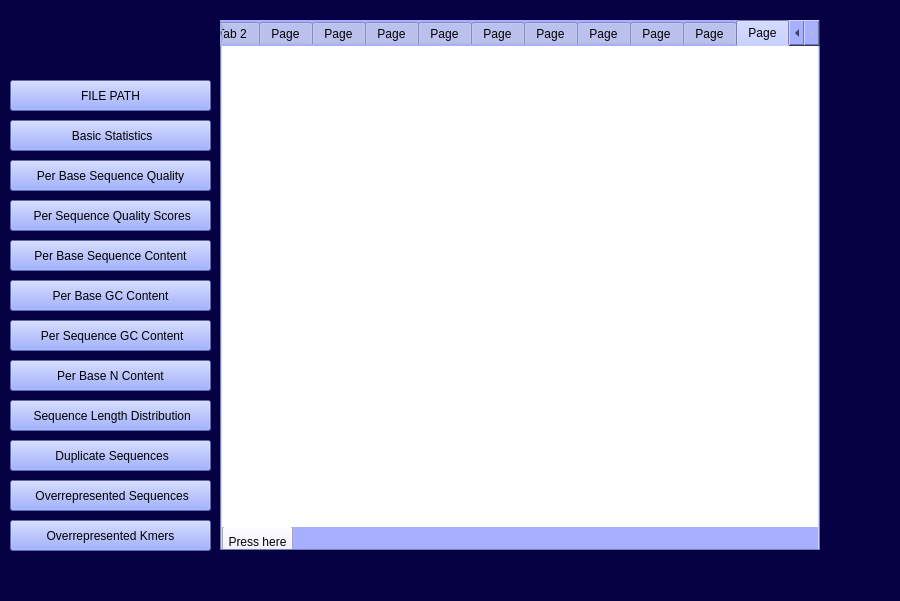
<?xml version="1.0" encoding="UTF-8"?>
<ui version="4.0">
 <class>MainWindow</class>
 <widget class="QMainWindow" name="MainWindow">
  <property name="geometry">
   <rect>
    <x>0</x>
    <y>0</y>
    <width>900</width>
    <height>601</height>
   </rect>
  </property>
  <property name="minimumSize">
   <size>
    <width>900</width>
    <height>601</height>
   </size>
  </property>
  <property name="maximumSize">
   <size>
    <width>900</width>
    <height>601</height>
   </size>
  </property>
  <property name="windowTitle">
   <string>FASTQC2</string>
  </property>
  <property name="styleSheet">
   <string notr="true">background-color: rgb(6, 1, 66);</string>
  </property>
  <widget class="QWidget" name="centralwidget">
   <widget class="QTabWidget" name="tabWidget">
    <property name="geometry">
     <rect>
      <x>220</x>
      <y>20</y>
      <width>600</width>
      <height>531</height>
     </rect>
    </property>
    <property name="minimumSize">
     <size>
      <width>600</width>
      <height>531</height>
     </size>
    </property>
    <property name="maximumSize">
     <size>
      <width>600</width>
      <height>531</height>
     </size>
    </property>
    <property name="styleSheet">
     <string notr="true">background-color: rgb(167, 176, 255);</string>
    </property>
    <property name="currentIndex">
     <number>11</number>
    </property>
    <widget class="QWidget" name="tab">
     <attribute name="title">
      <string>Tab 1</string>
     </attribute>
     <widget class="QLineEdit" name="lineEdit">
      <property name="geometry">
       <rect>
        <x>140</x>
        <y>230</y>
        <width>661</width>
        <height>31</height>
       </rect>
      </property>
      <property name="styleSheet">
       <string notr="true">background-color: rgb(222, 228, 255);</string>
      </property>
     </widget>
     <widget class="QLabel" name="label">
      <property name="geometry">
       <rect>
        <x>20</x>
        <y>50</y>
        <width>101</width>
        <height>31</height>
       </rect>
      </property>
      <property name="text">
       <string/>
      </property>
     </widget>
     <widget class="QPushButton" name="pushButton_13">
      <property name="geometry">
       <rect>
        <x>40</x>
        <y>230</y>
        <width>81</width>
        <height>31</height>
       </rect>
      </property>
      <property name="styleSheet">
       <string notr="true">background-color: rgb(234, 231, 255);
</string>
      </property>
      <property name="text">
       <string>Enter file path</string>
      </property>
     </widget>
    </widget>
    <widget class="QWidget" name="tab_2">
     <attribute name="title">
      <string>Tab 2</string>
     </attribute>
     <widget class="QLineEdit" name="lineEdit_2">
      <property name="geometry">
       <rect>
        <x>120</x>
        <y>60</y>
        <width>691</width>
        <height>20</height>
       </rect>
      </property>
      <property name="styleSheet">
       <string notr="true">background-color: rgb(222, 228, 255);</string>
      </property>
      <property name="readOnly">
       <bool>true</bool>
      </property>
     </widget>
     <widget class="QLineEdit" name="lineEdit_3">
      <property name="geometry">
       <rect>
        <x>120</x>
        <y>180</y>
        <width>691</width>
        <height>20</height>
       </rect>
      </property>
      <property name="styleSheet">
       <string notr="true">background-color: rgb(222, 228, 255);</string>
      </property>
      <property name="readOnly">
       <bool>true</bool>
      </property>
     </widget>
     <widget class="QLineEdit" name="lineEdit_4">
      <property name="geometry">
       <rect>
        <x>120</x>
        <y>150</y>
        <width>691</width>
        <height>20</height>
       </rect>
      </property>
      <property name="styleSheet">
       <string notr="true">background-color: rgb(222, 228, 255);</string>
      </property>
      <property name="readOnly">
       <bool>true</bool>
      </property>
     </widget>
     <widget class="QLineEdit" name="lineEdit_5">
      <property name="geometry">
       <rect>
        <x>120</x>
        <y>120</y>
        <width>691</width>
        <height>20</height>
       </rect>
      </property>
      <property name="styleSheet">
       <string notr="true">background-color: rgb(222, 228, 255);</string>
      </property>
      <property name="readOnly">
       <bool>true</bool>
      </property>
     </widget>
     <widget class="QLineEdit" name="lineEdit_6">
      <property name="geometry">
       <rect>
        <x>120</x>
        <y>90</y>
        <width>691</width>
        <height>20</height>
       </rect>
      </property>
      <property name="styleSheet">
       <string notr="true">background-color: rgb(222, 228, 255);</string>
      </property>
      <property name="readOnly">
       <bool>true</bool>
      </property>
     </widget>
     <widget class="QLineEdit" name="lineEdit_7">
      <property name="geometry">
       <rect>
        <x>120</x>
        <y>270</y>
        <width>691</width>
        <height>20</height>
       </rect>
      </property>
      <property name="styleSheet">
       <string notr="true">background-color: rgb(222, 228, 255);</string>
      </property>
      <property name="readOnly">
       <bool>true</bool>
      </property>
     </widget>
     <widget class="QLineEdit" name="lineEdit_8">
      <property name="geometry">
       <rect>
        <x>120</x>
        <y>210</y>
        <width>691</width>
        <height>20</height>
       </rect>
      </property>
      <property name="styleSheet">
       <string notr="true">background-color: rgb(222, 228, 255);</string>
      </property>
      <property name="readOnly">
       <bool>true</bool>
      </property>
     </widget>
     <widget class="QLineEdit" name="lineEdit_10">
      <property name="geometry">
       <rect>
        <x>120</x>
        <y>240</y>
        <width>691</width>
        <height>20</height>
       </rect>
      </property>
      <property name="styleSheet">
       <string notr="true">background-color: rgb(222, 228, 255);</string>
      </property>
      <property name="readOnly">
       <bool>true</bool>
      </property>
     </widget>
     <widget class="QLineEdit" name="lineEdit_11">
      <property name="geometry">
       <rect>
        <x>120</x>
        <y>300</y>
        <width>691</width>
        <height>20</height>
       </rect>
      </property>
      <property name="styleSheet">
       <string notr="true">background-color: rgb(222, 228, 255);</string>
      </property>
      <property name="readOnly">
       <bool>true</bool>
      </property>
     </widget>
     <widget class="QLineEdit" name="lineEdit_13">
      <property name="geometry">
       <rect>
        <x>120</x>
        <y>330</y>
        <width>691</width>
        <height>20</height>
       </rect>
      </property>
      <property name="styleSheet">
       <string notr="true">background-color: rgb(222, 228, 255);</string>
      </property>
      <property name="readOnly">
       <bool>true</bool>
      </property>
     </widget>
     <widget class="QLineEdit" name="lineEdit_15">
      <property name="geometry">
       <rect>
        <x>120</x>
        <y>360</y>
        <width>691</width>
        <height>20</height>
       </rect>
      </property>
      <property name="styleSheet">
       <string notr="true">background-color: rgb(222, 228, 255);</string>
      </property>
      <property name="readOnly">
       <bool>true</bool>
      </property>
     </widget>
     <widget class="QLabel" name="label_32">
      <property name="geometry">
       <rect>
        <x>20</x>
        <y>570</y>
        <width>81</width>
        <height>16</height>
       </rect>
      </property>
      <property name="text">
       <string>TextLabel</string>
      </property>
     </widget>
     <widget class="QLabel" name="label_36">
      <property name="geometry">
       <rect>
        <x>20</x>
        <y>540</y>
        <width>81</width>
        <height>16</height>
       </rect>
      </property>
      <property name="text">
       <string>TextLabel</string>
      </property>
     </widget>
     <widget class="QPushButton" name="pushButton_14">
      <property name="geometry">
       <rect>
        <x>10</x>
        <y>60</y>
        <width>101</width>
        <height>23</height>
       </rect>
      </property>
      <property name="styleSheet">
       <string notr="true">background-color: rgb(234, 231, 255);</string>
      </property>
      <property name="text">
       <string>File Name</string>
      </property>
     </widget>
     <widget class="QPushButton" name="pushButton_16">
      <property name="geometry">
       <rect>
        <x>10</x>
        <y>90</y>
        <width>101</width>
        <height>23</height>
       </rect>
      </property>
      <property name="styleSheet">
       <string notr="true">background-color: rgb(234, 231, 255);</string>
      </property>
      <property name="text">
       <string>File Type</string>
      </property>
     </widget>
     <widget class="QPushButton" name="pushButton_17">
      <property name="geometry">
       <rect>
        <x>10</x>
        <y>120</y>
        <width>101</width>
        <height>23</height>
       </rect>
      </property>
      <property name="styleSheet">
       <string notr="true">background-color: rgb(234, 231, 255);</string>
      </property>
      <property name="text">
       <string>Encoding</string>
      </property>
     </widget>
     <widget class="QPushButton" name="pushButton_18">
      <property name="geometry">
       <rect>
        <x>10</x>
        <y>150</y>
        <width>101</width>
        <height>23</height>
       </rect>
      </property>
      <property name="styleSheet">
       <string notr="true">background-color: rgb(234, 231, 255);</string>
      </property>
      <property name="text">
       <string>Total Sequences</string>
      </property>
     </widget>
     <widget class="QPushButton" name="pushButton_19">
      <property name="geometry">
       <rect>
        <x>10</x>
        <y>180</y>
        <width>101</width>
        <height>23</height>
       </rect>
      </property>
      <property name="styleSheet">
       <string notr="true">background-color: rgb(234, 231, 255);</string>
      </property>
      <property name="text">
       <string>Maximum Read</string>
      </property>
     </widget>
     <widget class="QPushButton" name="pushButton_20">
      <property name="geometry">
       <rect>
        <x>10</x>
        <y>210</y>
        <width>101</width>
        <height>23</height>
       </rect>
      </property>
      <property name="styleSheet">
       <string notr="true">background-color: rgb(234, 231, 255);</string>
      </property>
      <property name="text">
       <string>Max Read Length</string>
      </property>
     </widget>
     <widget class="QPushButton" name="pushButton_21">
      <property name="geometry">
       <rect>
        <x>10</x>
        <y>240</y>
        <width>101</width>
        <height>23</height>
       </rect>
      </property>
      <property name="styleSheet">
       <string notr="true">background-color: rgb(234, 231, 255);</string>
      </property>
      <property name="text">
       <string>Minimum Read</string>
      </property>
     </widget>
     <widget class="QPushButton" name="pushButton_22">
      <property name="geometry">
       <rect>
        <x>10</x>
        <y>270</y>
        <width>101</width>
        <height>23</height>
       </rect>
      </property>
      <property name="styleSheet">
       <string notr="true">background-color: rgb(234, 231, 255);</string>
      </property>
      <property name="text">
       <string>Min Read Length</string>
      </property>
     </widget>
     <widget class="QPushButton" name="pushButton_23">
      <property name="geometry">
       <rect>
        <x>10</x>
        <y>300</y>
        <width>101</width>
        <height>23</height>
       </rect>
      </property>
      <property name="styleSheet">
       <string notr="true">background-color: rgb(234, 231, 255);</string>
      </property>
      <property name="text">
       <string>Total Length</string>
      </property>
     </widget>
     <widget class="QPushButton" name="pushButton_25">
      <property name="geometry">
       <rect>
        <x>10</x>
        <y>330</y>
        <width>101</width>
        <height>23</height>
       </rect>
      </property>
      <property name="styleSheet">
       <string notr="true">background-color: rgb(234, 231, 255);</string>
      </property>
      <property name="text">
       <string>GC% Content</string>
      </property>
     </widget>
     <widget class="QPushButton" name="pushButton_26">
      <property name="geometry">
       <rect>
        <x>10</x>
        <y>360</y>
        <width>101</width>
        <height>23</height>
       </rect>
      </property>
      <property name="styleSheet">
       <string notr="true">background-color: rgb(234, 231, 255);</string>
      </property>
      <property name="text">
       <string>Squences% NO N</string>
      </property>
     </widget>
    </widget>
    <widget class="QWidget" name="tab_3">
     <attribute name="title">
      <string>Page</string>
     </attribute>
     <widget class="QPushButton" name="pushButton_15">
      <property name="geometry">
       <rect>
        <x>0</x>
        <y>480</y>
        <width>71</width>
        <height>31</height>
       </rect>
      </property>
      <property name="styleSheet">
       <string notr="true">background-color: rgb(234, 231, 255);</string>
      </property>
      <property name="text">
       <string>Press here</string>
      </property>
     </widget>
     <widget class="QLabel" name="label_2">
      <property name="geometry">
       <rect>
        <x>0</x>
        <y>0</y>
        <width>611</width>
        <height>481</height>
       </rect>
      </property>
      <property name="styleSheet">
       <string notr="true">background-color: rgb(255, 255, 255);</string>
      </property>
      <property name="text">
       <string/>
      </property>
     </widget>
    </widget>
    <widget class="QWidget" name="tab_4">
     <attribute name="title">
      <string>Page</string>
     </attribute>
     <widget class="QPushButton" name="pushButton_27">
      <property name="geometry">
       <rect>
        <x>0</x>
        <y>480</y>
        <width>71</width>
        <height>31</height>
       </rect>
      </property>
      <property name="styleSheet">
       <string notr="true">background-color: rgb(234, 231, 255);</string>
      </property>
      <property name="text">
       <string>Press here</string>
      </property>
     </widget>
     <widget class="QLabel" name="label_3">
      <property name="geometry">
       <rect>
        <x>0</x>
        <y>0</y>
        <width>611</width>
        <height>481</height>
       </rect>
      </property>
      <property name="styleSheet">
       <string notr="true">
background-color: rgb(255, 255, 255);</string>
      </property>
      <property name="text">
       <string/>
      </property>
     </widget>
    </widget>
    <widget class="QWidget" name="tab_5">
     <attribute name="title">
      <string>Page</string>
     </attribute>
     <widget class="QPushButton" name="pushButton_28">
      <property name="geometry">
       <rect>
        <x>0</x>
        <y>479</y>
        <width>71</width>
        <height>31</height>
       </rect>
      </property>
      <property name="styleSheet">
       <string notr="true">background-color: rgb(234, 231, 255);</string>
      </property>
      <property name="text">
       <string>Press here</string>
      </property>
     </widget>
     <widget class="QLabel" name="label_4">
      <property name="geometry">
       <rect>
        <x>0</x>
        <y>0</y>
        <width>611</width>
        <height>481</height>
       </rect>
      </property>
      <property name="styleSheet">
       <string notr="true">
background-color: rgb(255, 255, 255);</string>
      </property>
      <property name="text">
       <string/>
      </property>
     </widget>
    </widget>
    <widget class="QWidget" name="tab_6">
     <attribute name="title">
      <string>Page</string>
     </attribute>
     <widget class="QPushButton" name="pushButton_29">
      <property name="geometry">
       <rect>
        <x>0</x>
        <y>479</y>
        <width>71</width>
        <height>31</height>
       </rect>
      </property>
      <property name="styleSheet">
       <string notr="true">background-color: rgb(234, 231, 255);</string>
      </property>
      <property name="text">
       <string>Press here</string>
      </property>
     </widget>
     <widget class="QLabel" name="label_5">
      <property name="geometry">
       <rect>
        <x>0</x>
        <y>0</y>
        <width>611</width>
        <height>481</height>
       </rect>
      </property>
      <property name="styleSheet">
       <string notr="true">
background-color: rgb(255, 255, 255);</string>
      </property>
      <property name="text">
       <string/>
      </property>
     </widget>
    </widget>
    <widget class="QWidget" name="tab_7">
     <attribute name="title">
      <string>Page</string>
     </attribute>
     <widget class="QPushButton" name="pushButton_30">
      <property name="geometry">
       <rect>
        <x>0</x>
        <y>479</y>
        <width>71</width>
        <height>31</height>
       </rect>
      </property>
      <property name="styleSheet">
       <string notr="true">background-color: rgb(234, 231, 255);</string>
      </property>
      <property name="text">
       <string>Press here</string>
      </property>
     </widget>
     <widget class="QLabel" name="label_6">
      <property name="geometry">
       <rect>
        <x>0</x>
        <y>0</y>
        <width>611</width>
        <height>481</height>
       </rect>
      </property>
      <property name="styleSheet">
       <string notr="true">background-color: rgb(255, 255, 255);</string>
      </property>
      <property name="text">
       <string/>
      </property>
     </widget>
    </widget>
    <widget class="QWidget" name="tab_8">
     <attribute name="title">
      <string>Page</string>
     </attribute>
     <widget class="QPushButton" name="pushButton_31">
      <property name="geometry">
       <rect>
        <x>0</x>
        <y>480</y>
        <width>71</width>
        <height>31</height>
       </rect>
      </property>
      <property name="styleSheet">
       <string notr="true">background-color: rgb(234, 231, 255);</string>
      </property>
      <property name="text">
       <string>Press here</string>
      </property>
     </widget>
     <widget class="QLabel" name="label_7">
      <property name="geometry">
       <rect>
        <x>0</x>
        <y>0</y>
        <width>611</width>
        <height>481</height>
       </rect>
      </property>
      <property name="styleSheet">
       <string notr="true">background-color: rgb(255, 255, 255);</string>
      </property>
      <property name="text">
       <string/>
      </property>
     </widget>
    </widget>
    <widget class="QWidget" name="tab_9">
     <attribute name="title">
      <string>Page</string>
     </attribute>
     <widget class="QPushButton" name="pushButton_32">
      <property name="geometry">
       <rect>
        <x>0</x>
        <y>480</y>
        <width>71</width>
        <height>31</height>
       </rect>
      </property>
      <property name="styleSheet">
       <string notr="true">background-color: rgb(234, 231, 255);</string>
      </property>
      <property name="text">
       <string>Press here</string>
      </property>
     </widget>
     <widget class="QLabel" name="label_8">
      <property name="geometry">
       <rect>
        <x>0</x>
        <y>0</y>
        <width>611</width>
        <height>481</height>
       </rect>
      </property>
      <property name="styleSheet">
       <string notr="true">
background-color: rgb(255, 255, 255);</string>
      </property>
      <property name="text">
       <string/>
      </property>
     </widget>
    </widget>
    <widget class="QWidget" name="tab_10">
     <attribute name="title">
      <string>Page</string>
     </attribute>
     <widget class="QPushButton" name="pushButton_33">
      <property name="geometry">
       <rect>
        <x>0</x>
        <y>480</y>
        <width>71</width>
        <height>31</height>
       </rect>
      </property>
      <property name="styleSheet">
       <string notr="true">background-color: rgb(234, 231, 255);</string>
      </property>
      <property name="text">
       <string>Press here</string>
      </property>
     </widget>
     <widget class="QLabel" name="label_9">
      <property name="geometry">
       <rect>
        <x>0</x>
        <y>0</y>
        <width>611</width>
        <height>481</height>
       </rect>
      </property>
      <property name="styleSheet">
       <string notr="true">background-color: rgb(255, 255, 255);</string>
      </property>
      <property name="text">
       <string/>
      </property>
     </widget>
    </widget>
    <widget class="QWidget" name="tab_11">
     <attribute name="title">
      <string>Page</string>
     </attribute>
     <widget class="QPushButton" name="pushButton_34">
      <property name="geometry">
       <rect>
        <x>0</x>
        <y>480</y>
        <width>71</width>
        <height>31</height>
       </rect>
      </property>
      <property name="styleSheet">
       <string notr="true">background-color: rgb(234, 231, 255);</string>
      </property>
      <property name="text">
       <string>Press here</string>
      </property>
     </widget>
     <widget class="QLabel" name="label_10">
      <property name="geometry">
       <rect>
        <x>0</x>
        <y>-60</y>
        <width>611</width>
        <height>541</height>
       </rect>
      </property>
      <property name="styleSheet">
       <string notr="true">
background-color: rgb(255, 255, 255);</string>
      </property>
      <property name="text">
       <string/>
      </property>
     </widget>
    </widget>
    <widget class="QWidget" name="tab_12">
     <attribute name="title">
      <string>Page</string>
     </attribute>
     <widget class="QPushButton" name="pushButton_35">
      <property name="geometry">
       <rect>
        <x>0</x>
        <y>480</y>
        <width>71</width>
        <height>31</height>
       </rect>
      </property>
      <property name="styleSheet">
       <string notr="true">background-color: rgb(234, 231, 255);</string>
      </property>
      <property name="text">
       <string>Press here</string>
      </property>
     </widget>
     <widget class="QLabel" name="label_11">
      <property name="geometry">
       <rect>
        <x>0</x>
        <y>0</y>
        <width>611</width>
        <height>481</height>
       </rect>
      </property>
      <property name="styleSheet">
       <string notr="true">
background-color: rgb(255, 255, 255);</string>
      </property>
      <property name="text">
       <string/>
      </property>
     </widget>
    </widget>
   </widget>
   <widget class="QPushButton" name="pushButton">
    <property name="geometry">
     <rect>
      <x>10</x>
      <y>80</y>
      <width>201</width>
      <height>31</height>
     </rect>
    </property>
    <property name="styleSheet">
     <string notr="true">
background-color: rgb(129, 148, 255);</string>
    </property>
    <property name="text">
     <string>FILE PATH</string>
    </property>
   </widget>
   <widget class="QPushButton" name="pushButton_2">
    <property name="geometry">
     <rect>
      <x>10</x>
      <y>120</y>
      <width>201</width>
      <height>31</height>
     </rect>
    </property>
    <property name="styleSheet">
     <string notr="true">background-color: rgb(129, 148, 255);</string>
    </property>
    <property name="text">
     <string> Basic Statistics</string>
    </property>
   </widget>
   <widget class="QPushButton" name="pushButton_3">
    <property name="geometry">
     <rect>
      <x>10</x>
      <y>160</y>
      <width>201</width>
      <height>31</height>
     </rect>
    </property>
    <property name="styleSheet">
     <string notr="true">background-color: rgb(129, 148, 255);</string>
    </property>
    <property name="text">
     <string>Per Base Sequence Quality</string>
    </property>
   </widget>
   <widget class="QPushButton" name="pushButton_4">
    <property name="geometry">
     <rect>
      <x>10</x>
      <y>200</y>
      <width>201</width>
      <height>31</height>
     </rect>
    </property>
    <property name="styleSheet">
     <string notr="true">background-color: rgb(129, 148, 255);</string>
    </property>
    <property name="text">
     <string> Per Sequence Quality Scores</string>
    </property>
   </widget>
   <widget class="QPushButton" name="pushButton_5">
    <property name="geometry">
     <rect>
      <x>10</x>
      <y>240</y>
      <width>201</width>
      <height>31</height>
     </rect>
    </property>
    <property name="styleSheet">
     <string notr="true">background-color: rgb(129, 148, 255);</string>
    </property>
    <property name="text">
     <string>Per Base Sequence Content</string>
    </property>
   </widget>
   <widget class="QPushButton" name="pushButton_6">
    <property name="geometry">
     <rect>
      <x>10</x>
      <y>280</y>
      <width>201</width>
      <height>31</height>
     </rect>
    </property>
    <property name="styleSheet">
     <string notr="true">background-color: rgb(129, 148, 255);</string>
    </property>
    <property name="text">
     <string>Per Base GC Content</string>
    </property>
   </widget>
   <widget class="QPushButton" name="pushButton_7">
    <property name="geometry">
     <rect>
      <x>10</x>
      <y>320</y>
      <width>201</width>
      <height>31</height>
     </rect>
    </property>
    <property name="styleSheet">
     <string notr="true">background-color: rgb(129, 148, 255);</string>
    </property>
    <property name="text">
     <string> Per Sequence GC Content</string>
    </property>
   </widget>
   <widget class="QPushButton" name="pushButton_8">
    <property name="geometry">
     <rect>
      <x>10</x>
      <y>360</y>
      <width>201</width>
      <height>31</height>
     </rect>
    </property>
    <property name="styleSheet">
     <string notr="true">background-color: rgb(129, 148, 255);</string>
    </property>
    <property name="text">
     <string>Per Base N Content</string>
    </property>
   </widget>
   <widget class="QPushButton" name="pushButton_9">
    <property name="geometry">
     <rect>
      <x>10</x>
      <y>400</y>
      <width>201</width>
      <height>31</height>
     </rect>
    </property>
    <property name="styleSheet">
     <string notr="true">background-color: rgb(129, 148, 255);</string>
    </property>
    <property name="text">
     <string> Sequence Length Distribution</string>
    </property>
   </widget>
   <widget class="QPushButton" name="pushButton_10">
    <property name="geometry">
     <rect>
      <x>10</x>
      <y>440</y>
      <width>201</width>
      <height>31</height>
     </rect>
    </property>
    <property name="styleSheet">
     <string notr="true">background-color: rgb(129, 148, 255);</string>
    </property>
    <property name="text">
     <string> Duplicate Sequences</string>
    </property>
   </widget>
   <widget class="QPushButton" name="pushButton_11">
    <property name="geometry">
     <rect>
      <x>10</x>
      <y>480</y>
      <width>201</width>
      <height>31</height>
     </rect>
    </property>
    <property name="styleSheet">
     <string notr="true">background-color: rgb(129, 148, 255);</string>
    </property>
    <property name="text">
     <string> Overrepresented Sequences</string>
    </property>
   </widget>
   <widget class="QPushButton" name="pushButton_12">
    <property name="geometry">
     <rect>
      <x>10</x>
      <y>520</y>
      <width>201</width>
      <height>31</height>
     </rect>
    </property>
    <property name="styleSheet">
     <string notr="true">background-color: rgb(129, 148, 255);</string>
    </property>
    <property name="text">
     <string>Overrepresented Kmers</string>
    </property>
   </widget>
  </widget>
  <widget class="QMenuBar" name="menubar">
   <property name="geometry">
    <rect>
     <x>0</x>
     <y>0</y>
     <width>900</width>
     <height>21</height>
    </rect>
   </property>
  </widget>
  <widget class="QStatusBar" name="statusbar"/>
 </widget>
 <resources/>
 <connections/>
</ui>
